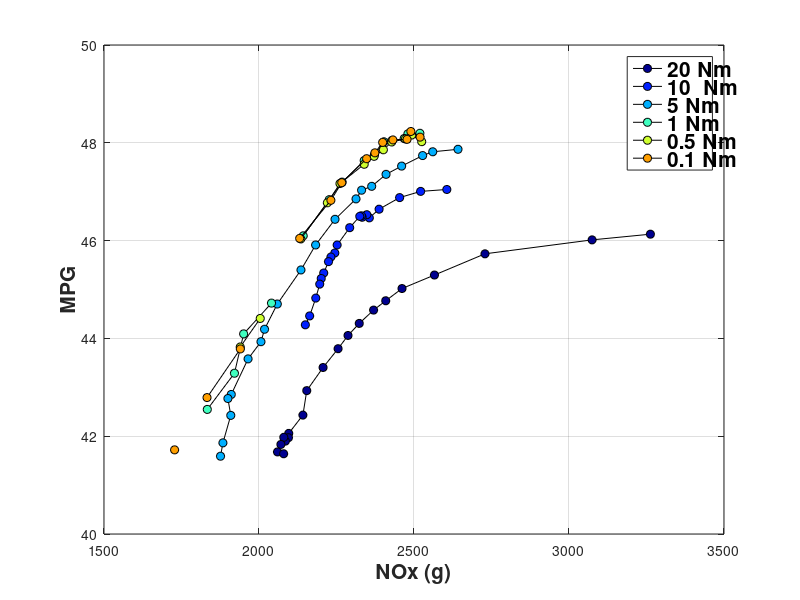
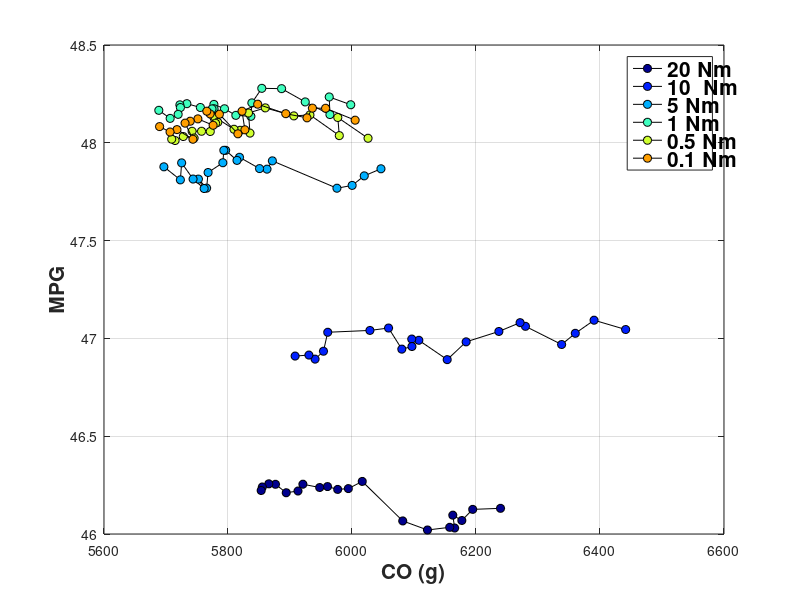
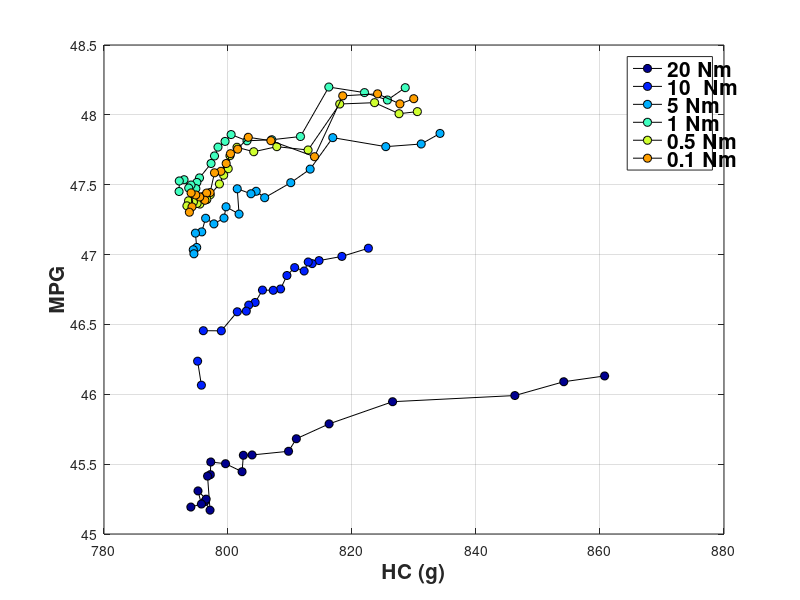
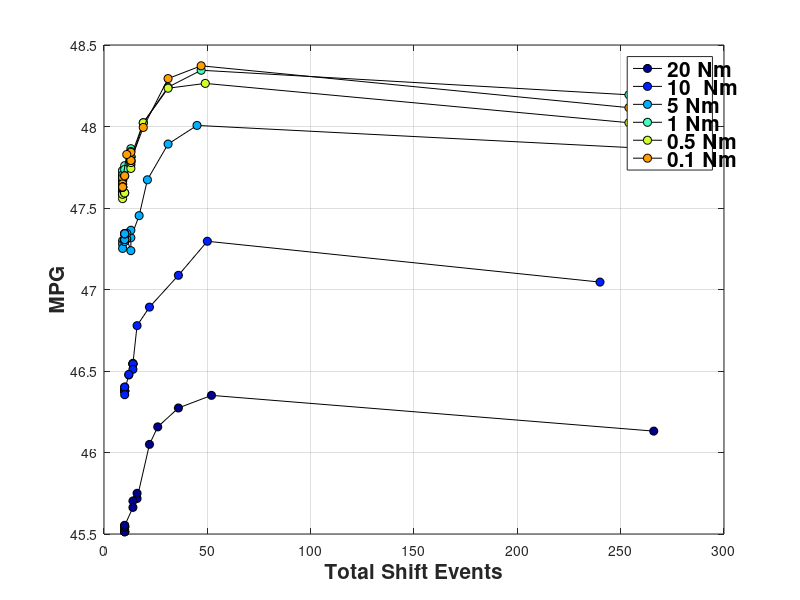

MATLAB code to generate these figures, in order:
clear;
clf;
close all;
C = jet;
h = 14;
r=6;
t = 10;
q = 8;  % For colors
start = 1;
stop = 10;
for i = [start, 2,3,4,5,6];
    if i == 1
        load SOC_grid_005_trq_20_NM_HWFET;
        c = '20 Nm';
    elseif i == 2
        load SOC_grid_005_trq_10_NM_HWFET;
        c = '10  Nm';
    elseif i == 3
        load SOC_grid_005_trq_5_NM_HWFET;
        c = '5 Nm';
    elseif i == 4
        load SOC_grid_005_trq_1_NM_HWFET;
        c = '1 Nm';
    elseif i == 5
        load SOC_grid_005_trq_0_5_NM_HWFET;
        c = '0.5 Nm';
    elseif i == 6
        load SOC_grid_005_trq_0_1_NM_HWFET;
        c = '0.1 Nm';
    elseif i == 7
        load SOC_grid_001_interp;
        c = '0.001 lin. interp.';
    elseif i == 8
        load SOC_grid_0005_interp;
        c = '0.0005 lin. interp.';
    elseif i == 9
        load SOC_grid_005_interp_cubic;
        c = '0.005 cubic interp.';
    elseif i == 10
        load SOC_grid_0005_interp_cubic;
        c = '0.0005 cubic. interp.';
    elseif i == 11;
        load SOC_grid_005_interp_full_cyc;
        c = '0.005 line. interp FULL';
    elseif i == 12;
        load SOC_grid_005_interp_lower_weights;
        c = '0.005 line. interp Lower weights';
    elseif i == 13;
        load SOC_grid_005_interp_full_cyc_smooth;
        c = '0.005 line. interp Full CYC Smoothed Data';
    else
        load SOC_grid_001_interp_full_cyc_smooth;
        c = '0.001 line. interp Full CYC Smoothed Data';
    end
    
    if i == start
        leg = {c};
        a = 1;
    else
        leg = {leg{1:a}, c};
        a = a+1;
    end
    
    if i ==4
    s =    1000/10.2567;
    else
        s= 1;
    end
    figure(2)
    plot(result.NOx(1,:)*s,result.mpg(1,:),'-ko',...
        'LineWidth',0.5,...
        'MarkerEdgeColor','k',...
        'MarkerFaceColor',C(a+(a-1)*q,:),...
        'MarkerSize',r)
    grid on
    ylabel('MPG')
    xlabel('NOx (g)')
    legend(leg{1:a})
    set(findall(gcf,'type','text'),'FontSize',15,'fontWeight','bold')
    hold on
    
    figure(3)
    plot(result.CO(2,:)*s,result.mpg(2,:),'-ko',...
        'LineWidth',0.5,...
        'MarkerEdgeColor','k',...
        'MarkerFaceColor',C(a+(a-1)*q,:),...
        'MarkerSize',r)
    grid on
    ylabel('MPG')
    xlabel('CO (g)')
    legend(leg{1:a})
    set(findall(gcf,'type','text'),'FontSize',15,'fontWeight','bold')
    hold on
    
    figure(4)
    plot(result.HC(3,:)*s,result.mpg(3,:),'-ko',...
        'LineWidth',0.5,...
        'MarkerEdgeColor','k',...
        'MarkerFaceColor',C(a+(a-1)*q,:),...
        'MarkerSize',r)
    grid on
    ylabel('MPG')
    xlabel('HC (g)')
    legend(leg{1:a})
    set(findall(gcf,'type','text'),'FontSize',15,'fontWeight','bold')
    hold on
    
    figure(5)
    plot(result.SE(4,:),result.mpg(4,:),'-ko',...
        'LineWidth',0.5,...
        'MarkerEdgeColor','k',...
        'MarkerFaceColor',C(a+(a-1)*q,:),...
        'MarkerSize',r)
    grid on
    ylabel('MPG')
    xlabel('Total Shift Events')
    legend(leg{1:a})
    set(findall(gcf,'type','text'),'FontSize',15,'fontWeight','bold')
    hold on
    
    figure(6)
    plot(result.EE(5,:),result.mpg(5,:),'-ko',...
        'LineWidth',0.5,...
        'MarkerEdgeColor','k',...
        'MarkerFaceColor',C(a+(a-1)*q,:),...
        'MarkerSize',r)
    grid on
    ylabel('MPG')
    xlabel('Total Engine Events')
    legend(leg{1:a})
    set(findall(gcf,'type','text'),'FontSize',15,'fontWeight','bold')
    hold on
end

hold off
set(findall(gcf,'type','text'),'FontSize',15,'fontWeight','bold')

